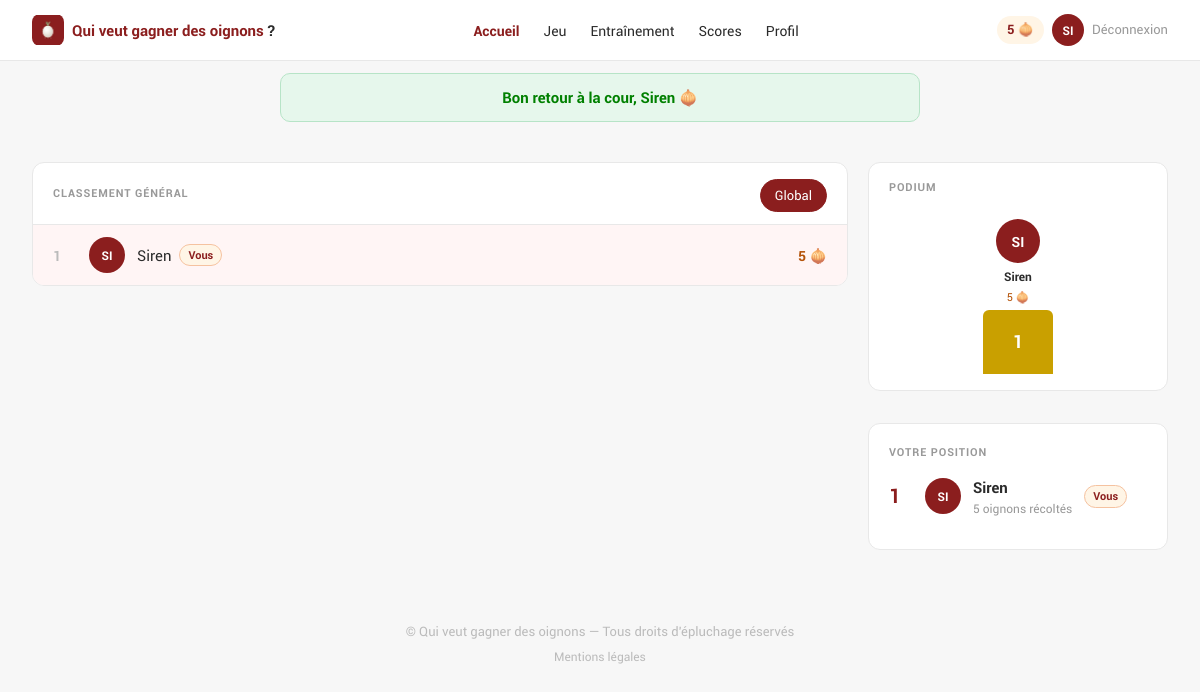
The app's page /linda-hillairet/Quiz_v2/index.php?action=ranking (signed in) with its own data.
### tables this page shows
CREATE TABLE IF NOT EXISTS `users` (
  `id`           INT          UNSIGNED NOT NULL AUTO_INCREMENT,
  `pseudo`       VARCHAR(30)  NOT NULL,
  `email`        VARCHAR(255) NOT NULL UNIQUE,
  `password`     VARCHAR(255) NOT NULL,
  `oignons`      INT          UNSIGNED NOT NULL DEFAULT 0,
  `games_played` INT          UNSIGNED NOT NULL DEFAULT 0,
  `is_admin`     TINYINT(1)   NOT NULL DEFAULT 0,
  `created_at`   TIMESTAMP    NOT NULL DEFAULT CURRENT_TIMESTAMP,
  PRIMARY KEY (`id`)
);

### app/controllers/rankingController.php (called while the page is built, shortened)
<?php
function showRanking()
{
    $ranking  = getRanking(50);
    $top3     = array_slice($ranking, 0, 3);
    $myRank   = getRankPosition($_SESSION['user']['id']);
    $myData   = null;
    foreach ($ranking as $i => $player) {
        if ($player['id'] == $_SESSION['user']['id']) {
            $myData = $player;
            break;
        }
    }
    require RACINE . '/app/views/layouts/header.php';
    require RACINE . '/app/views/rankingView.php';
    require RACINE . '/app/views/layouts/footer.php';
}

### index.php (called while the page is built, shortened)
<?php
require_once RACINE . "/app/helpers.php";
require_once RACINE . "/config/Database.php";
require_once RACINE . "/app/models/userModel.php";
$route = new Route;
$route->route();

### config/Database.php (called while the page is built, shortened)
<?php
class Database
{
    private static ?PDO $instance = null;
    public static function getInstance(): PDO
    {
        if (self::$instance === null) {
            $env = parse_ini_file(RACINE . '/.env');
            $dsn = "mysql:host={$env['DB_HOST']};dbname={$env['DB_NAME']};charset=utf8mb4";
            try {
                self::$instance = new PDO($dsn, $env['DB_USER'], $env['DB_PASS']);
                self::$instance->setAttribute(PDO::ATTR_ERRMODE, PDO::ERRMODE_EXCEPTION);
                self::$instance->setAttribute(PDO::ATTR_DEFAULT_FETCH_MODE, PDO::FETCH_ASSOC);
            } catch (PDOException $e) {
                die("Erreur de connexion : " . $e->getMessage());
            }
        }
        return self::$instance;
    }
}

### app/models/userModel.php (called while the page is built, shortened)
<?php
function getRanking($limit = 50)
{
    $stmt = Database::getInstance()->prepare("SELECT id, pseudo, oignons, games_played FROM users ORDER BY oignons DESC LIMIT ?");
    $stmt->bindValue(1, $limit, PDO::PARAM_INT);
    $stmt->execute();
    return $stmt->fetchAll();
}
function getRankPosition($userId)
{
    $stmt = Database::getInstance()->prepare("SELECT COUNT(*) + 1 AS position FROM users WHERE oignons > (SELECT oignons FROM users WHERE id = ?)");
    $stmt->execute([$userId]);
    return $stmt->fetch()['position'] ?? 1;
}

### app/helpers.php (called while the page is built, shortened)
<?php
function initials($pseudo)
{
    $pseudo = trim($pseudo);
    $parts  = explode(' ', $pseudo);
    return strtoupper(substr($pseudo, 0, 2));
}
function avatarColor($index)
{
    $colors = ['#8b1e1e','#185fa5','#3b6d11','#854f0b','#533480','#0f6e56','#b45309'];
    return $colors[$index % count($colors)];
}

### app/views/rankingView.php (the view, shortened to what this page needs)
<main id="main-content">
<div class="page-wrap">
  <div class="ranking-container">
    <section class="ranking-main card" aria-labelledby="ranking-general-title">
      <div class="ranking-header">
        <div class="card-label" id="ranking-general-title">CLASSEMENT GÉNÉRAL</div>
        <div class="ranking-tabs">
          <span class="ranking-tab active">Global</span>
        </div>
      </div>
      <?php if (empty($ranking)): ?>
        <div class="empty-state">Aucun joueur classé pour l'instant.<br>Jouez une partie pour apparaître ici ! 🧅</div>
      <?php else: ?>
        <ol class="ranking-list">
          <?php foreach ($ranking as $i => $player): ?>
            <li class="ranking-row <?= $player['id'] == $_SESSION['user']['id'] ? 'ranking-me' : '' ?>">
              <span class="ranking-rank" aria-label="Position <?= $i+1 ?>"><?= $i+1 ?></span>
              <div class="ranking-avatar" style="background:<?= avatarColor($i) ?>" aria-hidden="true"><?= initials($player['pseudo']) ?></div>
              <span class="ranking-name">
                <?= htmlspecialchars($player['pseudo']) ?>
                <?php if ($player['id'] == $_SESSION['user']['id']): ?><span class="badge-vous">Vous</span><?php endif; ?>
              </span>
              <span class="ranking-score"><?= (int)$player['oignons'] ?> 🧅</span>
            </li>
          <?php endforeach; ?>
        </ol>
      <?php endif; ?>
    </section>
    <aside class="ranking-sidebar" aria-label="Podium et votre position">
      <section class="card ranking-podium-card" aria-labelledby="podium-title">
        <div class="card-label" id="podium-title">PODIUM</div>
        <?php if (count($top3) >= 1): ?>
        <ol class="podium" aria-label="Top 3 joueurs">
          <li class="podium-player podium-1" value="1">
            <div class="podium-avatar" style="background:<?= avatarColor(0) ?>" aria-hidden="true"><?= initials($top3[0]['pseudo']) ?></div>
            <div class="podium-name"><?= htmlspecialchars($top3[0]['pseudo']) ?></div>
            <div class="podium-score"><?= $top3[0]['oignons'] ?> 🧅</div>
            <div class="podium-block p1" aria-hidden="true">1</div>
          </li>
        </ol>
        <?php else: ?>
          <div class="empty-state ranking-empty">Aucun joueur encore 🧅</div>
        <?php endif; ?>
      </section>
      <section class="card ranking-sidebar-mt" aria-labelledby="my-position-title">
        <div class="card-label" id="my-position-title">VOTRE POSITION</div>
        <div class="my-position">
          <span class="my-pos-rank" aria-label="Position <?= $myRank ?>"><?= $myRank ?></span>
          <div class="ranking-avatar ranking-avatar-me" aria-hidden="true"><?= initials($_SESSION['user']['pseudo']) ?></div>
          <div>
            <strong><?= htmlspecialchars($_SESSION['user']['pseudo']) ?></strong>
            <p class="my-pos-oignons"><?= $myData['oignons'] ?? 0 ?> oignons récoltés</p>
          </div>
          <span class="badge-vous">Vous</span>
        </div>
      </section>
    </aside>
  </div>
</div>
</main>

### public/style.css (style rules this page uses)
*, *::before, *::after { box-sizing: border-box; margin: 0; padding: 0; }
:root { --red: #8b1e1e; --red-dark: #6e1717; --red-light: #fff5f5; --gold: #b45309; --yellow: #f5c842; --green: #2d6a4f; --bg: #f7f7f7; --white: #ffffff; --border: #e8e8e8; --text: #2b2b2b; --muted: #999999; --radius: 12px; }
html { scroll-behavior: smooth; }
body { font-family: 'Roboto', Arial, sans-serif; background: var(--bg); color: var(--text); font-size: 15px; line-height: 1.5; }
.card { background: var(--white); border-radius: var(--radius); border: 1px solid var(--border); padding: 20px; }
.card-label { font-size: 11px; font-weight: 700; letter-spacing: 0.08em; color: var(--muted); text-transform: uppercase; margin-bottom: 4px; }
.page-wrap { width: 100%; padding: 16px; }
@media (min-width: 640px) { .page-wrap { padding: 24px 20px; max-width: 760px; margin: 0 auto; } }
@media (min-width: 900px) { .page-wrap { max-width: 1200px; padding: 28px 32px; } }
.ranking-container { display: flex; flex-direction: column; gap: 16px; }
.ranking-main { padding: 0; overflow: hidden; }
.ranking-header { display: flex; justify-content: space-between; align-items: center; padding: 16px 20px 12px; border-bottom: 1px solid var(--border); flex-wrap: wrap; gap: 8px; }
.ranking-tabs { display: flex; gap: 6px; flex-wrap: wrap; }
.ranking-tab { font-size: 13px; padding: 6px 14px; border-radius: 20px; cursor: pointer; color: #777; border: 1px solid var(--border); background: white; }
.ranking-tab.active { background: var(--red); color: white; border-color: var(--red); }
.ranking-row { display: flex; align-items: center; gap: 12px; padding: 12px 20px; border-bottom: 1px solid #f8f8f8; }
.ranking-row:last-child { border-bottom: none; }
.ranking-me { background: var(--red-light); }
.ranking-rank { width: 24px; font-size: 14px; font-weight: 700; color: #bbb; flex-shrink: 0; }
.ranking-avatar { width: 36px; height: 36px; border-radius: 50%; color: white; display: flex; align-items: center; justify-content: center; font-size: 12px; font-weight: 700; flex-shrink: 0; }
.ranking-name { flex: 1; font-size: 15px; display: flex; align-items: center; gap: 8px; }
.ranking-score { font-size: 14px; font-weight: 700; color: var(--gold); white-space: nowrap; }
.ranking-sidebar { display: flex; flex-direction: column; gap: 16px; }
.ranking-podium-card { padding: 16px 20px; }
.podium { display: flex; align-items: flex-end; justify-content: center; gap: 8px; padding: 20px 0 0; }
.podium-player { display: flex; flex-direction: column; align-items: center; gap: 4px; }
.podium-avatar { width: 44px; height: 44px; border-radius: 50%; color: white; display: flex; align-items: center; justify-content: center; font-size: 14px; font-weight: 700; }
.podium-name { font-size: 12px; font-weight: 700; text-align: center; max-width: 70px; overflow: hidden; text-overflow: ellipsis; white-space: nowrap; }
.podium-score { font-size: 11px; color: var(--gold); }
.podium-block { width: 70px; display: flex; align-items: center; justify-content: center; font-size: 18px; font-weight: 700; color: white; border-radius: 6px 6px 0 0; }
.p1 { background: #c9a000; height: 64px; }
.my-position { display: flex; align-items: center; gap: 12px; padding: 12px 0; }
.my-pos-rank { font-size: 20px; font-weight: 700; color: var(--red); width: 24px; flex-shrink: 0; }
@media (min-width: 900px) { .ranking-container { flex-direction: row; align-items: flex-start; gap: 20px; } }
@media (min-width: 900px) { .ranking-main { flex: 1; } }
@media (min-width: 900px) { .ranking-sidebar { width: 300px; flex-shrink: 0; } }
.badge-vous { background: #fff5e6; color: var(--red); font-size: 11px; font-weight: 700; padding: 2px 8px; border-radius: 20px; border: 1px solid #f5c2a0; }
.ranking-list { list-style: none; padding: 0; margin: 0; }
.ranking-sidebar-mt { margin-top: 16px; }
.my-pos-oignons { font-size: 12px; color: #999; }
.ranking-avatar-me { background: #8b1e1e; }

### records on screen
users: pseudo "SI", pseudo "Siren", shows "Vous", oignons "5"

### other values on screen
$_SESSION['user']['oignons'] "5"
$initials "SI"
$_SESSION['success'] "Bon retour à la cour, Siren 🧅"
$myRank "1"
initials($_SESSION['user']['pseudo']) "SI"
$_SESSION['user']['pseudo'] "Siren"
